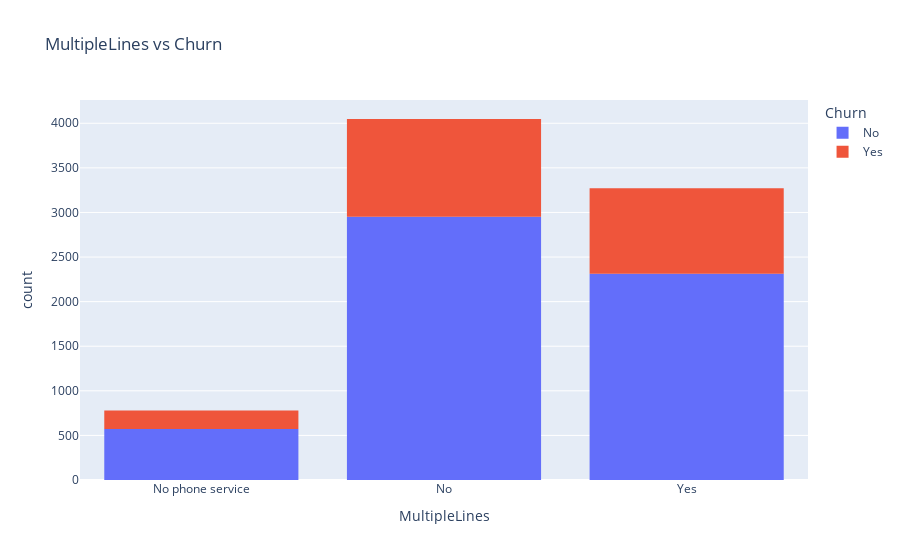

The notebook cell saved with this chart:
### Code cell
px.histogram(raw_df, x='MultipleLines' ,title='MultipleLines vs Churn', color='Churn')

### Figure 1 — Plotly figure (JSON) as saved in the notebook; plotly's stock layout.template omitted (floating-point values rounded to 4 significant figures; data arrays with more than 128 entries replaced by an {"elided": "..."} marker saying what was removed)
{"data": [{"bingroup": "x", "hovertemplate": "Churn=No<br>MultipleLines=%{x}<br>count=%{y}<extra></extra>", "legendgroup": "No", "marker": {"color": "#636efa", "pattern": {"shape": ""}}, "name": "No", "orientation": "v", "showlegend": true, "type": "histogram", "x": {"elided": "5838 str values"}, "xaxis": "x", "yaxis": "y"}, {"bingroup": "x", "hovertemplate": "Churn=Yes<br>MultipleLines=%{x}<br>count=%{y}<extra></extra>", "legendgroup": "Yes", "marker": {"color": "#EF553B", "pattern": {"shape": ""}}, "name": "Yes", "orientation": "v", "showlegend": true, "type": "histogram", "x": {"elided": "2261 str values"}, "xaxis": "x", "yaxis": "y"}], "layout": {"barmode": "relative", "legend": {"title": {"text": "Churn"}, "tracegroupgap": 0}, "title": {"text": "MultipleLines vs Churn"}, "xaxis": {"anchor": "y", "domain": [0, 1], "title": {"text": "MultipleLines"}}, "yaxis": {"anchor": "x", "domain": [0, 1], "title": {"text": "count"}}}}
